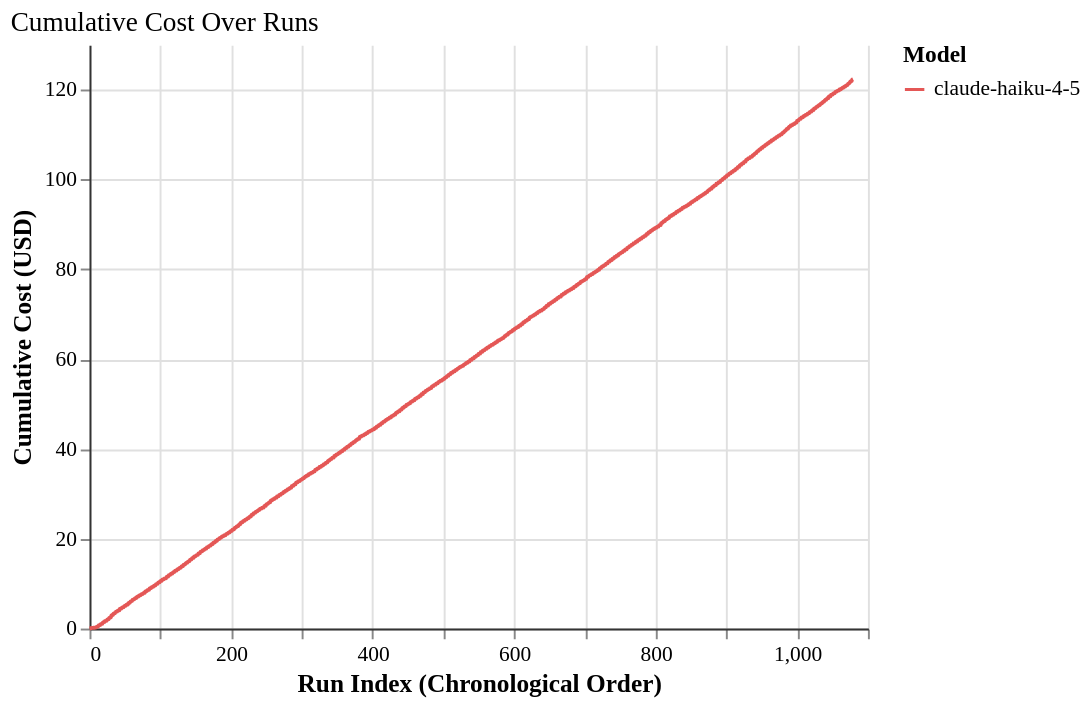

Vega-Lite specification for this chart:
### Vega-Lite specification from a JSON file in a GitHub repository (floating-point values rounded to 4 significant figures; data arrays with more than 128 entries replaced by an {"elided": "..."} marker saying what was removed)
{"config": {"font": "serif", "axis": {"labelFontSize": 11, "titleFontSize": 13, "gridColor": "#e0e0e0", "domainColor": "#333333"}, "legend": {"labelFontSize": 11, "titleFontSize": 12}, "title": {"fontSize": 14, "anchor": "start", "fontWeight": "normal"}, "view": {"stroke": null, "continuousWidth": 400, "continuousHeight": 300, "strokeWidth": 0}, "mark": {"tooltip": true}}, "data": {"name": "data-731c7c6e21067cbf81d2fe394b3b558a"}, "mark": {"type": "line"}, "encoding": {"color": {"field": "agent_model", "scale": {"domain": ["claude-haiku-4-5"], "range": ["#E45756"]}, "title": "Model", "type": "nominal"}, "strokeDash": {"field": "agent_model", "scale": {"domain": ["claude-haiku-4-5"], "range": [[1, 0], [5, 5], [3, 3]]}, "title": "Model", "type": "nominal"}, "tooltip": [{"field": "agent_model", "title": "Model", "type": "nominal"}, {"field": "tier", "title": "Tier", "type": "ordinal"}, {"field": "subtest", "title": "Subtest", "type": "ordinal"}, {"field": "run_index", "title": "Run Index", "type": "quantitative"}, {"field": "cost_usd", "format": "$.4f", "title": "Run Cost", "type": "quantitative"}, {"field": "cumulative_cost", "format": "$.2f", "title": "Cumulative Cost", "type": "quantitative"}], "x": {"field": "run_index", "title": "Run Index (Chronological Order)", "type": "quantitative"}, "y": {"field": "cumulative_cost", "title": "Cumulative Cost (USD)", "type": "quantitative"}}, "title": "Cumulative Cost Over Runs", "$schema": "https://vega.github.io/schema/vega-lite/v6.1.0.json", "datasets": {"data-731c7c6e21067cbf81d2fe394b3b558a": {"elided": "1080 records"}}}
